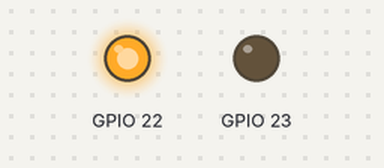
The program below on a simulated Raspberry Pi (BCM pin numbers). Parts: output pins drawn as LEDs (lit = HIGH). At 1.0 s the program stops and its outputs stay as they are.

Above: at 0.1 s.
At 1.1 s:
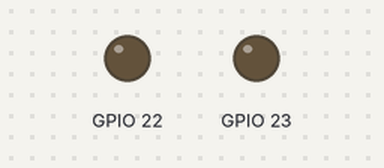
Timing chart, 0 to 2.5 s (numbered marks = the images above):
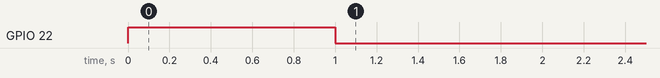

Measured:
- by itself, GPIO 22: LOW → HIGH at 0.00 s, → LOW 1.0 s later

The program:

test.py
```python
import RPi.GPIO as GPIO
import time

GPIO.setmode(GPIO.BCM)

GPIO.setup(22, GPIO.OUT)
GPIO.setup(23, GPIO.OUT)

GPIO.output(22, 1)
GPIO.output(23, 0)
time.sleep(1);
GPIO.output(22, 0);
GPIO.output(23, 0);
GPIO.cleanup()
```
